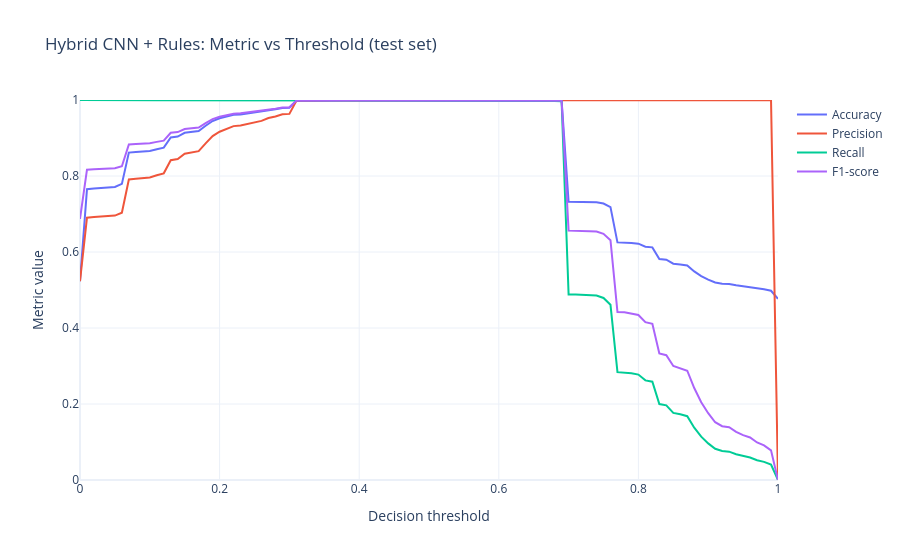
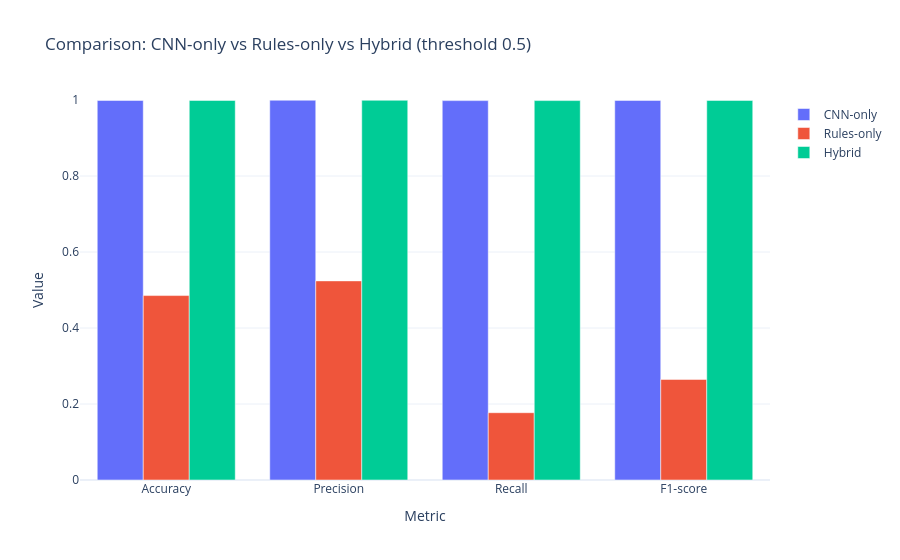
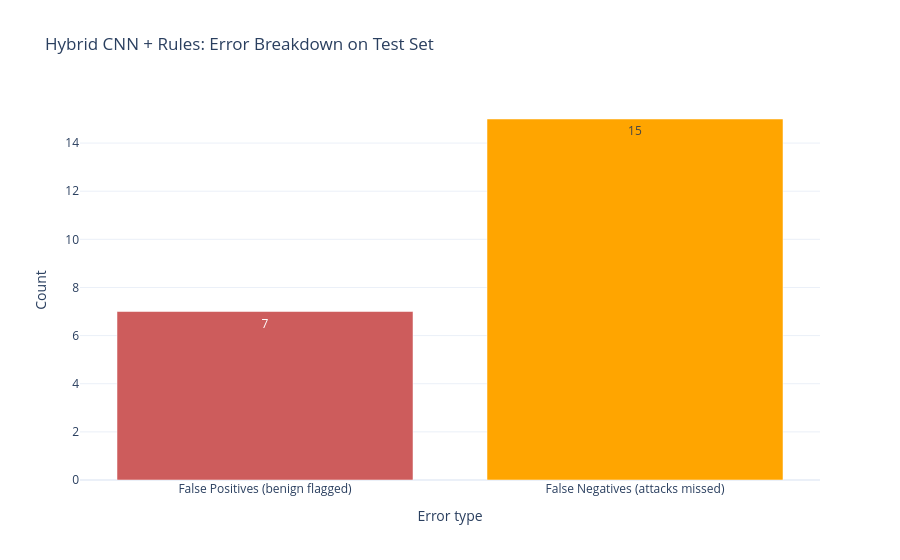

The notebook cell these images were saved under, in order:
### Code cell
import os
import numpy as np
import plotly.graph_objs as go
from plotly.subplots import make_subplots
from sklearn.metrics import (
    accuracy_score, precision_score, recall_score, f1_score,
    confusion_matrix, roc_curve, auc
)

# ============================================================
# 0. LOAD SAVED ARRAYS (NO HARDCODING)
# ============================================================
BASE_DIR = r"C:\Users\Kshitij\Desktop\Major-Project(SQLi)_Latest\Major-Project(SQLi)"
RESULTS_DIR = os.path.join(BASE_DIR, "notebooks", "phase7a_results", "hybrid_outputs")

y_test       = np.load(os.path.join(RESULTS_DIR, "y_test_hybrid.npy"))
cnn_proba    = np.load(os.path.join(RESULTS_DIR, "cnn_proba_test.npy"))
rule_conf    = np.load(os.path.join(RESULTS_DIR, "rule_conf_test.npy"))
hybrid_conf  = np.load(os.path.join(RESULTS_DIR, "hybrid_conf_test.npy"))
hybrid_pred  = np.load(os.path.join(RESULTS_DIR, "hybrid_pred_test.npy"))

assert len(y_test) == len(cnn_proba) == len(rule_conf) == len(hybrid_conf) == len(hybrid_pred)

print("Loaded arrays for", len(y_test), "test samples.")

# ============================================================
# 1. THRESHOLD–PERFORMANCE CURVES FOR HYBRID
# ============================================================

thresholds = np.linspace(0.0, 1.0, 101)
acc_list, prec_list, rec_list, f1_list = [], [], [], []

for t in thresholds:
    pred_t = (hybrid_conf >= t).astype(int)
    acc_list.append(accuracy_score(y_test, pred_t))
    prec_list.append(precision_score(y_test, pred_t, zero_division=0))
    rec_list.append(recall_score(y_test, pred_t, zero_division=0))
    f1_list.append(f1_score(y_test, pred_t, zero_division=0))

fig_thresh = go.Figure()
fig_thresh.add_trace(go.Scatter(x=thresholds, y=acc_list,  mode="lines", name="Accuracy"))
fig_thresh.add_trace(go.Scatter(x=thresholds, y=prec_list, mode="lines", name="Precision"))
fig_thresh.add_trace(go.Scatter(x=thresholds, y=rec_list,  mode="lines", name="Recall"))
fig_thresh.add_trace(go.Scatter(x=thresholds, y=f1_list,   mode="lines", name="F1-score"))

fig_thresh.update_layout(
    title="Hybrid CNN + Rules: Metric vs Threshold (test set)",
    xaxis_title="Decision threshold",
    yaxis_title="Metric value",
    template="plotly_white",
    yaxis=dict(range=[0, 1.0])
)
fig_thresh.show()

# ============================================================
# 2. CNN-ONLY vs RULES-ONLY vs HYBRID (AT THRESHOLD 0.5)
# ============================================================

# CNN-only predictions (prob threshold 0.5)
cnn_pred = (cnn_proba >= 0.5).astype(int)
# Rules-only predictions (prob / confidence threshold 0.5)
rule_pred = (rule_conf >= 0.5).astype(int)

def compute_metrics(name, y_true, y_score, y_bin):
    acc  = accuracy_score(y_true, y_bin)
    prec = precision_score(y_true, y_bin, zero_division=0)
    rec  = recall_score(y_true, y_bin, zero_division=0)
    f1   = f1_score(y_true, y_bin, zero_division=0)
    fpr, tpr, _ = roc_curve(y_true, y_score)
    auc_val = auc(fpr, tpr)
    print(f"{name} -> acc={acc:.4f}, prec={prec:.4f}, rec={rec:.4f}, f1={f1:.4f}, AUC={auc_val:.4f}")
    return acc, prec, rec, f1, auc_val

cnn_metrics   = compute_metrics("CNN-only",   y_test, cnn_proba,   cnn_pred)
rule_metrics  = compute_metrics("Rules-only", y_test, rule_conf,   rule_pred)
hybrid_metrics = compute_metrics("Hybrid",    y_test, hybrid_conf, hybrid_pred)

# Bar chart comparison (Accuracy, Precision, Recall, F1)
models = ["CNN-only", "Rules-only", "Hybrid"]
metric_names = ["Accuracy", "Precision", "Recall", "F1-score"]

values = np.array([
    [cnn_metrics[0],   cnn_metrics[1],   cnn_metrics[2],   cnn_metrics[3]],
    [rule_metrics[0],  rule_metrics[1],  rule_metrics[2],  rule_metrics[3]],
    [hybrid_metrics[0], hybrid_metrics[1], hybrid_metrics[2], hybrid_metrics[3]],
])

fig_cmp = go.Figure()
for i, m in enumerate(models):
    fig_cmp.add_trace(
        go.Bar(
            x=metric_names,
            y=values[i],
            name=m
        )
    )

fig_cmp.update_layout(
    barmode="group",
    title="Comparison: CNN-only vs Rules-only vs Hybrid (threshold 0.5)",
    xaxis_title="Metric",
    yaxis_title="Value",
    template="plotly_white",
    yaxis=dict(range=[0, 1.0])
)
fig_cmp.show()

# ============================================================
# 3. PER-CLASS ERROR ANALYSIS (FP vs FN)
# ============================================================

cm_hybrid = confusion_matrix(y_test, hybrid_pred)
TN, FP, FN, TP = cm_hybrid.ravel()

error_types = ["False Positives (benign flagged)", "False Negatives (attacks missed)"]
error_counts = [FP, FN]

fig_errors = go.Figure(
    data=[
        go.Bar(
            x=error_types,
            y=error_counts,
            text=error_counts,
            textposition="auto",
            marker_color=["indianred", "orange"]
        )
    ]
)

fig_errors.update_layout(
    title="Hybrid CNN + Rules: Error Breakdown on Test Set",
    xaxis_title="Error type",
    yaxis_title="Count",
    template="plotly_white"
)
fig_errors.show()

### Figure 1 — Plotly figure (JSON) as saved in the notebook; plotly's stock layout.template omitted (floating-point values rounded to 4 significant figures)
{"data": [{"mode": "lines", "name": "Accuracy", "type": "scatter", "x": [0, 0.01, 0.02, 0.03, 0.04, 0.05, 0.06, 0.07, 0.08, 0.09, 0.1, 0.11, 0.12, 0.13, 0.14, 0.15, 0.16, 0.17, 0.18, 0.19, 0.2, 0.21, 0.22, 0.23, 0.24, 0.25, 0.26, 0.27, 0.28, 0.29, 0.3, 0.31, 0.32, 0.33, 0.34, 0.35, 0.36, 0.37, 0.38, 0.39, 0.4, 0.41, 0.42, 0.43, 0.44, 0.45, 0.46, 0.47, 0.48, 0.49, 0.5, 0.51, 0.52, 0.53, 0.54, 0.55, 0.56, 0.57, 0.58, 0.59, 0.6, 0.61, 0.62, 0.63, 0.64, 0.65, 0.66, 0.67, 0.68, 0.69, 0.7, 0.71, 0.72, 0.73, 0.74, 0.75, 0.76, 0.77, 0.78, 0.79, 0.8, 0.81, 0.82, 0.83, 0.84, 0.85, 0.86, 0.87, 0.88, 0.89, 0.9, 0.91, 0.92, 0.93, 0.94, 0.95, 0.96, 0.97, 0.98, 0.99, 1], "y": [0.5232, 0.7652, 0.7669, 0.7678, 0.7685, 0.7713, 0.7793, 0.8616, 0.8631, 0.8648, 0.8658, 0.8705, 0.8747, 0.9013, 0.9036, 0.9136, 0.9155, 0.9183, 0.9322, 0.9447, 0.952, 0.9571, 0.9609, 0.962, 0.9646, 0.9673, 0.969, 0.9733, 0.9755, 0.979, 0.9795, 0.9981, 0.9984, 0.9986, 0.9987, 0.9987, 0.9987, 0.9987, 0.9987, 0.9987, 0.9987, 0.9987, 0.9988, 0.9988, 0.9988, 0.9988, 0.9988, 0.9988, 0.9988, 0.9988, 0.9988, 0.9989, 0.9989, 0.9989, 0.999, 0.999, 0.999, 0.999, 0.999, 0.999, 0.999, 0.999, 0.999, 0.999, 0.999, 0.9989, 0.9988, 0.9987, 0.9985, 0.9982, 0.7323, 0.7323, 0.7317, 0.7313, 0.7308, 0.7275, 0.718, 0.6253, 0.625, 0.6238, 0.622, 0.614, 0.6122, 0.5814, 0.5797, 0.5692, 0.5673, 0.5647, 0.5488, 0.5365, 0.5272, 0.5199, 0.5167, 0.5158, 0.5122, 0.5096, 0.5079, 0.504, 0.5018, 0.4981, 0.4768]}, {"mode": "lines", "name": "Precision", "type": "scatter", "x": [0, 0.01, 0.02, 0.03, 0.04, 0.05, 0.06, 0.07, 0.08, 0.09, 0.1, 0.11, 0.12, 0.13, 0.14, 0.15, 0.16, 0.17, 0.18, 0.19, 0.2, 0.21, 0.22, 0.23, 0.24, 0.25, 0.26, 0.27, 0.28, 0.29, 0.3, 0.31, 0.32, 0.33, 0.34, 0.35, 0.36, 0.37, 0.38, 0.39, 0.4, 0.41, 0.42, 0.43, 0.44, 0.45, 0.46, 0.47, 0.48, 0.49, 0.5, 0.51, 0.52, 0.53, 0.54, 0.55, 0.56, 0.57, 0.58, 0.59, 0.6, 0.61, 0.62, 0.63, 0.64, 0.65, 0.66, 0.67, 0.68, 0.69, 0.7, 0.71, 0.72, 0.73, 0.74, 0.75, 0.76, 0.77, 0.78, 0.79, 0.8, 0.81, 0.82, 0.83, 0.84, 0.85, 0.86, 0.87, 0.88, 0.89, 0.9, 0.91, 0.92, 0.93, 0.94, 0.95, 0.96, 0.97, 0.98, 0.99, 1], "y": [0.5232, 0.6902, 0.6919, 0.6926, 0.6933, 0.6959, 0.7034, 0.791, 0.7928, 0.7949, 0.7961, 0.8018, 0.807, 0.8416, 0.8448, 0.8586, 0.8613, 0.8653, 0.8858, 0.9049, 0.9166, 0.9248, 0.9313, 0.9331, 0.9375, 0.942, 0.9451, 0.9524, 0.9564, 0.9626, 0.9634, 0.9977, 0.9983, 0.9986, 0.9988, 0.9989, 0.999, 0.999, 0.999, 0.999, 0.999, 0.999, 0.9991, 0.9991, 0.9992, 0.9992, 0.9992, 0.9992, 0.9993, 0.9993, 0.9993, 0.9995, 0.9995, 0.9995, 0.9997, 0.9997, 0.9997, 0.9997, 0.9997, 0.9997, 0.9997, 0.9997, 0.9998, 0.9999, 0.9999, 1, 1, 1, 1, 1, 1, 1, 1, 1, 1, 1, 1, 1, 1, 1, 1, 1, 1, 1, 1, 1, 1, 1, 1, 1, 1, 1, 1, 1, 1, 1, 1, 1, 1, 1, 0]}, {"mode": "lines", "name": "Recall", "type": "scatter", "x": [0, 0.01, 0.02, 0.03, 0.04, 0.05, 0.06, 0.07, 0.08, 0.09, 0.1, 0.11, 0.12, 0.13, 0.14, 0.15, 0.16, 0.17, 0.18, 0.19, 0.2, 0.21, 0.22, 0.23, 0.24, 0.25, 0.26, 0.27, 0.28, 0.29, 0.3, 0.31, 0.32, 0.33, 0.34, 0.35, 0.36, 0.37, 0.38, 0.39, 0.4, 0.41, 0.42, 0.43, 0.44, 0.45, 0.46, 0.47, 0.48, 0.49, 0.5, 0.51, 0.52, 0.53, 0.54, 0.55, 0.56, 0.57, 0.58, 0.59, 0.6, 0.61, 0.62, 0.63, 0.64, 0.65, 0.66, 0.67, 0.68, 0.69, 0.7, 0.71, 0.72, 0.73, 0.74, 0.75, 0.76, 0.77, 0.78, 0.79, 0.8, 0.81, 0.82, 0.83, 0.84, 0.85, 0.86, 0.87, 0.88, 0.89, 0.9, 0.91, 0.92, 0.93, 0.94, 0.95, 0.96, 0.97, 0.98, 0.99, 1], "y": [1, 0.9998, 0.9997, 0.9997, 0.9997, 0.9996, 0.9996, 0.9996, 0.9996, 0.9995, 0.9995, 0.9995, 0.9995, 0.9994, 0.9994, 0.9994, 0.9994, 0.9994, 0.9993, 0.9993, 0.9992, 0.9992, 0.999, 0.9989, 0.9989, 0.9989, 0.9988, 0.9988, 0.9987, 0.9987, 0.9987, 0.9987, 0.9987, 0.9987, 0.9987, 0.9987, 0.9986, 0.9986, 0.9986, 0.9986, 0.9986, 0.9986, 0.9986, 0.9986, 0.9986, 0.9986, 0.9986, 0.9985, 0.9985, 0.9985, 0.9985, 0.9985, 0.9984, 0.9984, 0.9984, 0.9984, 0.9984, 0.9984, 0.9984, 0.9984, 0.9984, 0.9984, 0.9983, 0.9982, 0.9982, 0.998, 0.9978, 0.9975, 0.9972, 0.9966, 0.4883, 0.4883, 0.4871, 0.4863, 0.4855, 0.4791, 0.4611, 0.2838, 0.2833, 0.2808, 0.2774, 0.2622, 0.2587, 0.1998, 0.1966, 0.1765, 0.1728, 0.168, 0.1376, 0.1141, 0.09635, 0.08225, 0.07617, 0.07454, 0.06765, 0.06268, 0.05933, 0.05193, 0.04777, 0.04057, 0]}, {"mode": "lines", "name": "F1-score", "type": "scatter", "x": [0, 0.01, 0.02, 0.03, 0.04, 0.05, 0.06, 0.07, 0.08, 0.09, 0.1, 0.11, 0.12, 0.13, 0.14, 0.15, 0.16, 0.17, 0.18, 0.19, 0.2, 0.21, 0.22, 0.23, 0.24, 0.25, 0.26, 0.27, 0.28, 0.29, 0.3, 0.31, 0.32, 0.33, 0.34, 0.35, 0.36, 0.37, 0.38, 0.39, 0.4, 0.41, 0.42, 0.43, 0.44, 0.45, 0.46, 0.47, 0.48, 0.49, 0.5, 0.51, 0.52, 0.53, 0.54, 0.55, 0.56, 0.57, 0.58, 0.59, 0.6, 0.61, 0.62, 0.63, 0.64, 0.65, 0.66, 0.67, 0.68, 0.69, 0.7, 0.71, 0.72, 0.73, 0.74, 0.75, 0.76, 0.77, 0.78, 0.79, 0.8, 0.81, 0.82, 0.83, 0.84, 0.85, 0.86, 0.87, 0.88, 0.89, 0.9, 0.91, 0.92, 0.93, 0.94, 0.95, 0.96, 0.97, 0.98, 0.99, 1], "y": [0.6869, 0.8167, 0.8178, 0.8183, 0.8188, 0.8205, 0.8258, 0.8832, 0.8843, 0.8855, 0.8863, 0.8898, 0.893, 0.9138, 0.9156, 0.9237, 0.9252, 0.9275, 0.9391, 0.9497, 0.9561, 0.9606, 0.9639, 0.9649, 0.9672, 0.9696, 0.9712, 0.975, 0.9771, 0.9803, 0.9807, 0.9982, 0.9985, 0.9986, 0.9987, 0.9988, 0.9988, 0.9988, 0.9988, 0.9988, 0.9988, 0.9988, 0.9988, 0.9988, 0.9989, 0.9989, 0.9989, 0.9988, 0.9989, 0.9989, 0.9989, 0.999, 0.9989, 0.9989, 0.999, 0.999, 0.999, 0.999, 0.999, 0.999, 0.999, 0.999, 0.999, 0.999, 0.999, 0.999, 0.9989, 0.9987, 0.9986, 0.9983, 0.6562, 0.6562, 0.6551, 0.6544, 0.6536, 0.6478, 0.6311, 0.4421, 0.4415, 0.4385, 0.4343, 0.4154, 0.4111, 0.3331, 0.3285, 0.3, 0.2947, 0.2876, 0.242, 0.2048, 0.1758, 0.152, 0.1416, 0.1387, 0.1267, 0.118, 0.112, 0.09873, 0.09118, 0.07797, 0]}], "layout": {"title": {"text": "Hybrid CNN + Rules: Metric vs Threshold (test set)"}, "xaxis": {"title": {"text": "Decision threshold"}}, "yaxis": {"range": [0, 1], "title": {"text": "Metric value"}}}}

### Figure 2 — Plotly figure (JSON) as saved in the notebook; plotly's stock layout.template omitted (floating-point values rounded to 4 significant figures)
{"data": [{"name": "CNN-only", "type": "bar", "x": ["Accuracy", "Precision", "Recall", "F1-score"], "y": [0.9988, 0.9994, 0.9984, 0.9989]}, {"name": "Rules-only", "type": "bar", "x": ["Accuracy", "Precision", "Recall", "F1-score"], "y": [0.4853, 0.524, 0.1771, 0.2647]}, {"name": "Hybrid", "type": "bar", "x": ["Accuracy", "Precision", "Recall", "F1-score"], "y": [0.9988, 0.9993, 0.9985, 0.9989]}], "layout": {"barmode": "group", "title": {"text": "Comparison: CNN-only vs Rules-only vs Hybrid (threshold 0.5)"}, "xaxis": {"title": {"text": "Metric"}}, "yaxis": {"range": [0, 1], "title": {"text": "Value"}}}}

### Figure 3 — Plotly figure (JSON) as saved in the notebook; plotly's stock layout.template omitted (floating-point values rounded to 4 significant figures)
{"data": [{"marker": {"color": ["indianred", "orange"]}, "text": ["7", "15"], "textposition": "auto", "type": "bar", "x": ["False Positives (benign flagged)", "False Negatives (attacks missed)"], "y": [7, 15]}], "layout": {"title": {"text": "Hybrid CNN + Rules: Error Breakdown on Test Set"}, "xaxis": {"title": {"text": "Error type"}}, "yaxis": {"title": {"text": "Count"}}}}
